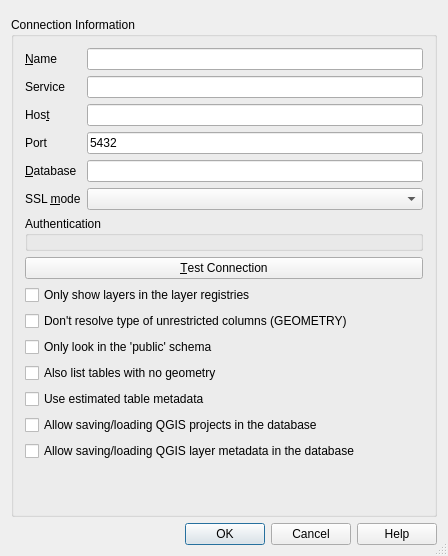
<?xml version="1.0" encoding="UTF-8"?>
<ui version="4.0">
 <class>QgsPgNewConnectionBase</class>
 <widget class="QDialog" name="QgsPgNewConnectionBase">
  <property name="geometry">
   <rect>
    <x>0</x>
    <y>0</y>
    <width>448</width>
    <height>556</height>
   </rect>
  </property>
  <property name="sizePolicy">
   <sizepolicy hsizetype="MinimumExpanding" vsizetype="MinimumExpanding">
    <horstretch>0</horstretch>
    <verstretch>0</verstretch>
   </sizepolicy>
  </property>
  <property name="windowTitle">
   <string>Create a New PostGIS Connection</string>
  </property>
  <property name="sizeGripEnabled">
   <bool>true</bool>
  </property>
  <property name="modal">
   <bool>true</bool>
  </property>
  <layout class="QVBoxLayout" name="verticalLayout_2">
   <item>
    <widget class="QgsMessageBar" name="bar" native="true"/>
   </item>
   <item>
    <widget class="QGroupBox" name="GroupBox1">
     <property name="title">
      <string>Connection Information</string>
     </property>
     <layout class="QVBoxLayout" name="verticalLayout">
      <item>
       <layout class="QGridLayout" name="gridLayout_2">
        <item row="0" column="0">
         <widget class="QLabel" name="TextLabel1_2">
          <property name="text">
           <string>&amp;Name</string>
          </property>
          <property name="buddy">
           <cstring>txtName</cstring>
          </property>
         </widget>
        </item>
        <item row="0" column="1">
         <widget class="QLineEdit" name="txtName">
          <property name="toolTip">
           <string>Name of the new connection</string>
          </property>
         </widget>
        </item>
        <item row="1" column="0">
         <widget class="QLabel" name="label">
          <property name="text">
           <string>Service</string>
          </property>
          <property name="buddy">
           <cstring>txtService</cstring>
          </property>
         </widget>
        </item>
        <item row="1" column="1">
         <widget class="QLineEdit" name="txtService"/>
        </item>
        <item row="2" column="0">
         <widget class="QLabel" name="TextLabel1">
          <property name="text">
           <string>Hos&amp;t</string>
          </property>
          <property name="buddy">
           <cstring>txtHost</cstring>
          </property>
         </widget>
        </item>
        <item row="2" column="1">
         <widget class="QLineEdit" name="txtHost"/>
        </item>
        <item row="3" column="0">
         <widget class="QLabel" name="TextLabel2_2">
          <property name="text">
           <string>Port</string>
          </property>
          <property name="buddy">
           <cstring>txtPort</cstring>
          </property>
         </widget>
        </item>
        <item row="3" column="1">
         <widget class="QLineEdit" name="txtPort">
          <property name="text">
           <string>5432</string>
          </property>
         </widget>
        </item>
        <item row="4" column="0">
         <widget class="QLabel" name="TextLabel2">
          <property name="text">
           <string>&amp;Database</string>
          </property>
          <property name="buddy">
           <cstring>txtDatabase</cstring>
          </property>
         </widget>
        </item>
        <item row="4" column="1">
         <widget class="QLineEdit" name="txtDatabase"/>
        </item>
        <item row="5" column="0">
         <widget class="QLabel" name="TextLabel3_3">
          <property name="text">
           <string>SSL &amp;mode</string>
          </property>
          <property name="buddy">
           <cstring>cbxSSLmode</cstring>
          </property>
         </widget>
        </item>
        <item row="5" column="1">
         <widget class="QComboBox" name="cbxSSLmode"/>
        </item>
       </layout>
      </item>
      <item>
       <widget class="QGroupBox" name="mAuthGroupBox">
        <property name="title">
         <string>Authentication</string>
        </property>
        <layout class="QGridLayout" name="gridLayout">
         <property name="leftMargin">
          <number>6</number>
         </property>
         <property name="topMargin">
          <number>6</number>
         </property>
         <property name="rightMargin">
          <number>6</number>
         </property>
         <property name="bottomMargin">
          <number>6</number>
         </property>
         <item row="0" column="0">
          <widget class="QgsAuthSettingsWidget" name="mAuthSettings" native="true"/>
         </item>
        </layout>
       </widget>
      </item>
      <item>
       <widget class="QPushButton" name="btnConnect">
        <property name="text">
         <string>&amp;Test Connection</string>
        </property>
       </widget>
      </item>
      <item>
       <widget class="QCheckBox" name="cb_geometryColumnsOnly">
        <property name="toolTip">
         <string>Restrict the displayed tables to those that are in the layer registries.</string>
        </property>
        <property name="whatsThis">
         <string>Restricts the displayed tables to those that are found in the layer registries (geometry_columns, geography_columns, topology.layer). This can speed up the initial display of spatial tables.</string>
        </property>
        <property name="text">
         <string>Only show layers in the layer registries</string>
        </property>
       </widget>
      </item>
      <item>
       <widget class="QCheckBox" name="cb_dontResolveType">
        <property name="text">
         <string>Don't resolve type of unrestricted columns (GEOMETRY)</string>
        </property>
       </widget>
      </item>
      <item>
       <widget class="QCheckBox" name="cb_publicSchemaOnly">
        <property name="toolTip">
         <string>Restrict the search to the public schema for spatial tables not in the geometry_columns table</string>
        </property>
        <property name="whatsThis">
         <string>When searching for spatial tables that are not in the geometry_columns tables, restrict the search to tables that are in the public schema (for some databases this can save lots of time)</string>
        </property>
        <property name="text">
         <string>Only look in the 'public' schema</string>
        </property>
       </widget>
      </item>
      <item>
       <widget class="QCheckBox" name="cb_allowGeometrylessTables">
        <property name="text">
         <string>Also list tables with no geometry</string>
        </property>
        <property name="checked">
         <bool>false</bool>
        </property>
       </widget>
      </item>
      <item>
       <widget class="QCheckBox" name="cb_useEstimatedMetadata">
        <property name="toolTip">
         <string>Use estimated table statistics for the layer metadata.</string>
        </property>
        <property name="whatsThis">
         <string>&lt;html&gt;
&lt;body&gt;
&lt;p&gt;When the layer is setup various metadata is required for the PostGIS table. This includes information such as the table row count, geometry type and spatial extents of the data in the geometry column. If the table contains a large number of rows determining this metadata is time consuming.&lt;/p&gt;
&lt;p&gt;By activating this option the following fast table metadata operations are done:&lt;/p&gt;
&lt;p&gt;1) Row count is determined from results of running the PostgreSQL Analyze function on the table.&lt;/p&gt;
&lt;p&gt;2) Table extents are always determined with the estimated_extent PostGIS function even if a layer filter is applied.&lt;/p&gt;
&lt;p&gt;3) If the table geometry type is unknown and is not exclusively taken from the geometry_columns table, then it is determined from the first 100 non-null geometry rows in the table.&lt;/p&gt;
&lt;/body&gt;
&lt;/html&gt;</string>
        </property>
        <property name="text">
         <string>Use estimated table metadata</string>
        </property>
       </widget>
      </item>
      <item>
       <widget class="QCheckBox" name="cb_projectsInDatabase">
        <property name="text">
         <string>Allow saving/loading QGIS projects in the database</string>
        </property>
       </widget>
      </item>
      <item>
       <widget class="QCheckBox" name="cb_metadataInDatabase">
        <property name="text">
         <string>Allow saving/loading QGIS layer metadata in the database</string>
        </property>
       </widget>
      </item>
      <item>
       <spacer name="verticalSpacer">
        <property name="orientation">
         <enum>Qt::Vertical</enum>
        </property>
        <property name="sizeHint" stdset="0">
         <size>
          <width>20</width>
          <height>0</height>
         </size>
        </property>
       </spacer>
      </item>
     </layout>
    </widget>
   </item>
   <item>
    <widget class="QDialogButtonBox" name="buttonBox">
     <property name="standardButtons">
      <set>QDialogButtonBox::Cancel|QDialogButtonBox::Help|QDialogButtonBox::Ok</set>
     </property>
    </widget>
   </item>
  </layout>
 </widget>
 <layoutdefault spacing="6" margin="11"/>
 <customwidgets>
  <customwidget>
   <class>QgsAuthSettingsWidget</class>
   <extends>QWidget</extends>
   <header>auth/qgsauthsettingswidget.h</header>
   <container>1</container>
  </customwidget>
  <customwidget>
   <class>QgsMessageBar</class>
   <extends>QWidget</extends>
   <header>qgsmessagebar.h</header>
   <container>1</container>
  </customwidget>
 </customwidgets>
 <tabstops>
  <tabstop>txtName</tabstop>
  <tabstop>txtService</tabstop>
  <tabstop>txtHost</tabstop>
  <tabstop>txtPort</tabstop>
  <tabstop>txtDatabase</tabstop>
  <tabstop>cbxSSLmode</tabstop>
  <tabstop>btnConnect</tabstop>
  <tabstop>cb_geometryColumnsOnly</tabstop>
  <tabstop>cb_dontResolveType</tabstop>
  <tabstop>cb_publicSchemaOnly</tabstop>
  <tabstop>cb_allowGeometrylessTables</tabstop>
  <tabstop>cb_useEstimatedMetadata</tabstop>
  <tabstop>cb_projectsInDatabase</tabstop>
 </tabstops>
 <resources/>
 <connections>
  <connection>
   <sender>buttonBox</sender>
   <signal>rejected()</signal>
   <receiver>QgsPgNewConnectionBase</receiver>
   <slot>reject()</slot>
   <hints>
    <hint type="sourcelabel">
     <x>313</x>
     <y>501</y>
    </hint>
    <hint type="destinationlabel">
     <x>451</x>
     <y>312</y>
    </hint>
   </hints>
  </connection>
  <connection>
   <sender>buttonBox</sender>
   <signal>accepted()</signal>
   <receiver>QgsPgNewConnectionBase</receiver>
   <slot>accept()</slot>
   <hints>
    <hint type="sourcelabel">
     <x>395</x>
     <y>501</y>
    </hint>
    <hint type="destinationlabel">
     <x>450</x>
     <y>287</y>
    </hint>
   </hints>
  </connection>
 </connections>
</ui>
